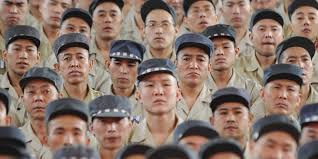
#> input picture images.jpg, 318 x 159 px
$ python dosya.py
#> lines starting #> are read from the running program, lines starting #| are printed output that depends on the picture; after the words box and inside, x2 and y2 are one past the last pixel; in counts of white or black regions, pixels touching at a corner belong together
import cv2
import numpy as np

yuz = cv2.CascadeClassifier("haarcascade_frontalface_default (1).xml")

resim = cv2.imread("images.jpg")
#> resim is the input picture: shape (159, 318, 3); mean B, G, R 105.2, 115.2, 136

gri_ton = cv2.cvtColor(resim, cv2.COLOR_BGR2GRAY)
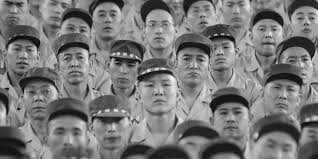
#> gri_ton: shape (159, 318); min 1, max 249, mean 120.3

goster = yuz.detectMultiScale(gri_ton, 1.1, 4)
#> goster = [[91, 2, 33, 33], [140, 10, 38, 38], [249, 15, 37, 37], [211, 98, 39, 39], [55, 42, 41, 41], [174, 45, 38, 38], [260, 71, 45, 45]]

print(goster)
#| [[ 91   2  33  33]
#|  [140  10  38  38]
#|  [249  15  37  37]
#|  [211  98  39  39]
#|  [ 55  42  41  41]
#|  [174  45  38  38]
#|  [260  71  45  45]]

for (x, y, w, h) in goster:
    cv2.rectangle(resim, (x, y), (x+w, y+h), (255, 0, 0), 2)
#> this loop made 7 passes
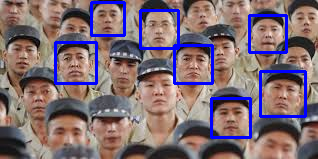
#> resim: shape (159, 318, 3); 6.34% of pixels changed, all inside (x1, y1, x2, y2) = (54, 1, 307, 139)

cv2.imshow("resim", resim)


cv2.waitKey(0)
cv2.destroyAllWindows()
